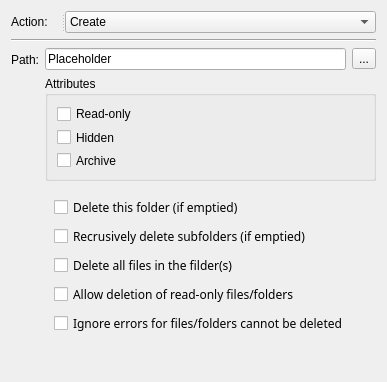
<?xml version="1.0" encoding="UTF-8"?>
<ui version="4.0">
 <class>FoldersView</class>
 <widget class="QWidget" name="FoldersView">
  <property name="geometry">
   <rect>
    <x>0</x>
    <y>0</y>
    <width>387</width>
    <height>382</height>
   </rect>
  </property>
  <property name="windowTitle">
   <string>Form</string>
  </property>
  <layout class="QGridLayout" name="gridLayout_2">
   <item row="1" column="0">
    <widget class="Line" name="line">
     <property name="font">
      <font>
       <pointsize>9</pointsize>
      </font>
     </property>
     <property name="orientation">
      <enum>Qt::Horizontal</enum>
     </property>
    </widget>
   </item>
   <item row="0" column="0">
    <widget class="QSplitter" name="splitter">
     <property name="orientation">
      <enum>Qt::Horizontal</enum>
     </property>
     <widget class="QLabel" name="actionLabel">
      <property name="sizePolicy">
       <sizepolicy hsizetype="Preferred" vsizetype="Preferred">
        <horstretch>1</horstretch>
        <verstretch>0</verstretch>
       </sizepolicy>
      </property>
      <property name="font">
       <font>
        <pointsize>9</pointsize>
       </font>
      </property>
      <property name="text">
       <string>Action:</string>
      </property>
     </widget>
     <widget class="QComboBox" name="actionComboBox">
      <property name="sizePolicy">
       <sizepolicy hsizetype="Preferred" vsizetype="Fixed">
        <horstretch>3</horstretch>
        <verstretch>0</verstretch>
       </sizepolicy>
      </property>
      <property name="currentText">
       <string>Create</string>
      </property>
      <item>
       <property name="text">
        <string>Create</string>
       </property>
      </item>
      <item>
       <property name="text">
        <string>Replace</string>
       </property>
      </item>
      <item>
       <property name="text">
        <string>Update</string>
       </property>
      </item>
      <item>
       <property name="text">
        <string>Delete</string>
       </property>
      </item>
     </widget>
    </widget>
   </item>
   <item row="2" column="0">
    <layout class="QFormLayout" name="formLayout">
     <item row="0" column="0">
      <widget class="QLabel" name="pathLabel">
       <property name="font">
        <font>
         <pointsize>9</pointsize>
        </font>
       </property>
       <property name="text">
        <string>Path:</string>
       </property>
      </widget>
     </item>
     <item row="0" column="1">
      <layout class="QGridLayout" name="gridLayout">
       <item row="0" column="0">
        <widget class="QLineEdit" name="pathLineEdit">
         <property name="text">
          <string>Placeholder</string>
         </property>
        </widget>
       </item>
       <item row="1" column="0" colspan="2">
        <widget class="QGroupBox" name="groupBox">
         <property name="sizePolicy">
          <sizepolicy hsizetype="Preferred" vsizetype="Preferred">
           <horstretch>0</horstretch>
           <verstretch>0</verstretch>
          </sizepolicy>
         </property>
         <property name="minimumSize">
          <size>
           <width>0</width>
           <height>105</height>
          </size>
         </property>
         <property name="font">
          <font>
           <pointsize>9</pointsize>
          </font>
         </property>
         <property name="title">
          <string>Attributes</string>
         </property>
         <layout class="QVBoxLayout" name="verticalLayout">
          <item>
           <widget class="QCheckBox" name="readOnly">
            <property name="text">
             <string>Read-only</string>
            </property>
           </widget>
          </item>
          <item>
           <widget class="QCheckBox" name="archive">
            <property name="text">
             <string>Hidden</string>
            </property>
           </widget>
          </item>
          <item>
           <widget class="QCheckBox" name="hidden">
            <property name="text">
             <string>Archive</string>
            </property>
           </widget>
          </item>
         </layout>
        </widget>
       </item>
       <item row="0" column="1">
        <widget class="QToolButton" name="pathToolButton">
         <property name="text">
          <string>...</string>
         </property>
        </widget>
       </item>
      </layout>
     </item>
     <item row="1" column="1">
      <widget class="QWidget" name="settingsWidget" native="true">
       <layout class="QVBoxLayout" name="verticalLayout_2">
        <item>
         <widget class="QCheckBox" name="deleteThisFolder">
          <property name="font">
           <font>
            <family>Sans Serif</family>
            <pointsize>9</pointsize>
            <weight>50</weight>
            <bold>false</bold>
           </font>
          </property>
          <property name="text">
           <string>Delete this folder (if emptied)</string>
          </property>
         </widget>
        </item>
        <item>
         <widget class="QCheckBox" name="recursiveDelete">
          <property name="font">
           <font>
            <family>Sans Serif</family>
            <pointsize>9</pointsize>
            <weight>50</weight>
            <bold>false</bold>
           </font>
          </property>
          <property name="text">
           <string>Recrusively delete subfolders (if emptied)</string>
          </property>
         </widget>
        </item>
        <item>
         <widget class="QCheckBox" name="deleteAllFiles">
          <property name="font">
           <font>
            <family>Sans Serif</family>
            <pointsize>9</pointsize>
            <weight>50</weight>
            <bold>false</bold>
           </font>
          </property>
          <property name="text">
           <string>Delete all files in the filder(s)</string>
          </property>
         </widget>
        </item>
        <item>
         <widget class="QCheckBox" name="allowDeletionOfReadOnly">
          <property name="font">
           <font>
            <family>Sans Serif</family>
            <pointsize>9</pointsize>
            <weight>50</weight>
            <bold>false</bold>
           </font>
          </property>
          <property name="text">
           <string>Allow deletion of read-only files/folders</string>
          </property>
         </widget>
        </item>
        <item>
         <widget class="QCheckBox" name="ignoreErrors">
          <property name="font">
           <font>
            <family>Sans Serif</family>
            <pointsize>9</pointsize>
            <weight>50</weight>
            <bold>false</bold>
           </font>
          </property>
          <property name="text">
           <string>Ignore errors for files/folders cannot be deleted</string>
          </property>
         </widget>
        </item>
       </layout>
      </widget>
     </item>
    </layout>
   </item>
   <item row="3" column="0">
    <spacer name="verticalSpacer">
     <property name="orientation">
      <enum>Qt::Vertical</enum>
     </property>
     <property name="sizeHint" stdset="0">
      <size>
       <width>20</width>
       <height>40</height>
      </size>
     </property>
    </spacer>
   </item>
  </layout>
 </widget>
 <resources/>
 <connections/>
</ui>
